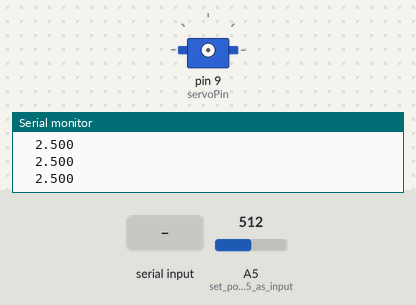
The sketch below on a simulated Arduino Uno, built with avr-gcc and run on an emulated ATmega328P. Shown: servo, the last lines printed to the serial monitor. Wiring (inferred from the names in the program): servo: signal pin 9. The inputs (shaded band) are chosen by the test bench; at power-on: A5 (set_port_A5_as_input) = 512. Servo pulses on a pin are drawn as a servo (544–2400 µs = 0–180°).

Above: at 1.4 s.
1.5 s: "-" received over Serial
3.3 s: "+" received over Serial
At 4.9 s:
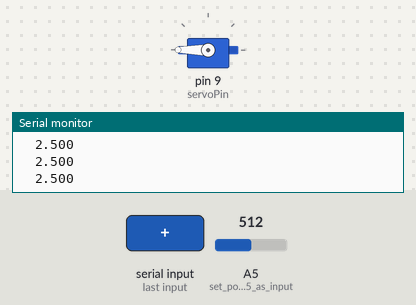
Timing chart, 0 to 6.4 s (numbered marks = the images above; inputs shaded):
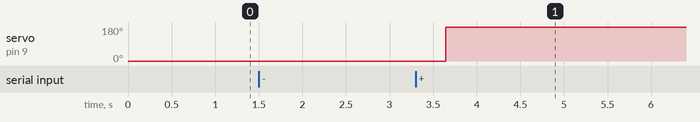

Measured:
- after the input at 3.3 s, servo on pin 9 (servoPin): 0° → 180° after 0.35 s

The sketch:

servo_d33rev.ino
```cpp
/*
 Name:		servo_d33rev.ino
 Created:	06.06.2018 15:02:22
 Author:	root
*/

int servoPin = 9;	//port for servo
int outVal = 0;	//out value for analog signal

//variable for rotate angle
int myAngle;                 // rotate angle
int pulseWidth;              // puls durationn

void servoPulse(int servoPin, int myAngle)
{
	pulseWidth = (myAngle * 11) + 500;  // convert angle to microseconds
	digitalWrite(servoPin, HIGH);       // turn on servo
	delayMicroseconds(pulseWidth);      // wait
	digitalWrite(servoPin, LOW);        // turn off servo
	delay(20);	//wait
}

void setup()
{
	// put your setup code here, to run once:
	pinMode(servoPin, OUTPUT);          // set pin for servo
	Serial.begin(9600);	//set speed Com port
	pinMode(A5, INPUT);	//set port A5 as input
}

void loop() {
	//reading value from A5 and write to Com port
	outVal = analogRead(A5);
	delay(100); // wait 0.100
	char outstr[10];
	float f_val = (5.000 / 1024.000)*outVal;
	dtostrf(f_val, 7, 3, outstr);
	Serial.println(outstr);
	delay(500);

	int val= Serial.read(); //reading command from COM port
	int ang = 1; //rotate angle
	switch (val)
	{
	// fragment for controlling the servo drive
	//---------------------------------------------------------------------------------
	case '-': //decrease angle
	{
		for (myAngle = 0; myAngle <= ang; myAngle++) {
			servoPulse(servoPin, myAngle);
		}
		return;
	}
	case '+': //increase angle
	{
		for (myAngle = 180; myAngle >= (180 - ang); myAngle--) {
			servoPulse(servoPin, myAngle);
		}
	}
	}
	//end of the fragment for controlling the servo drive
	//---------------------------------------------------------------------------------
}
```
